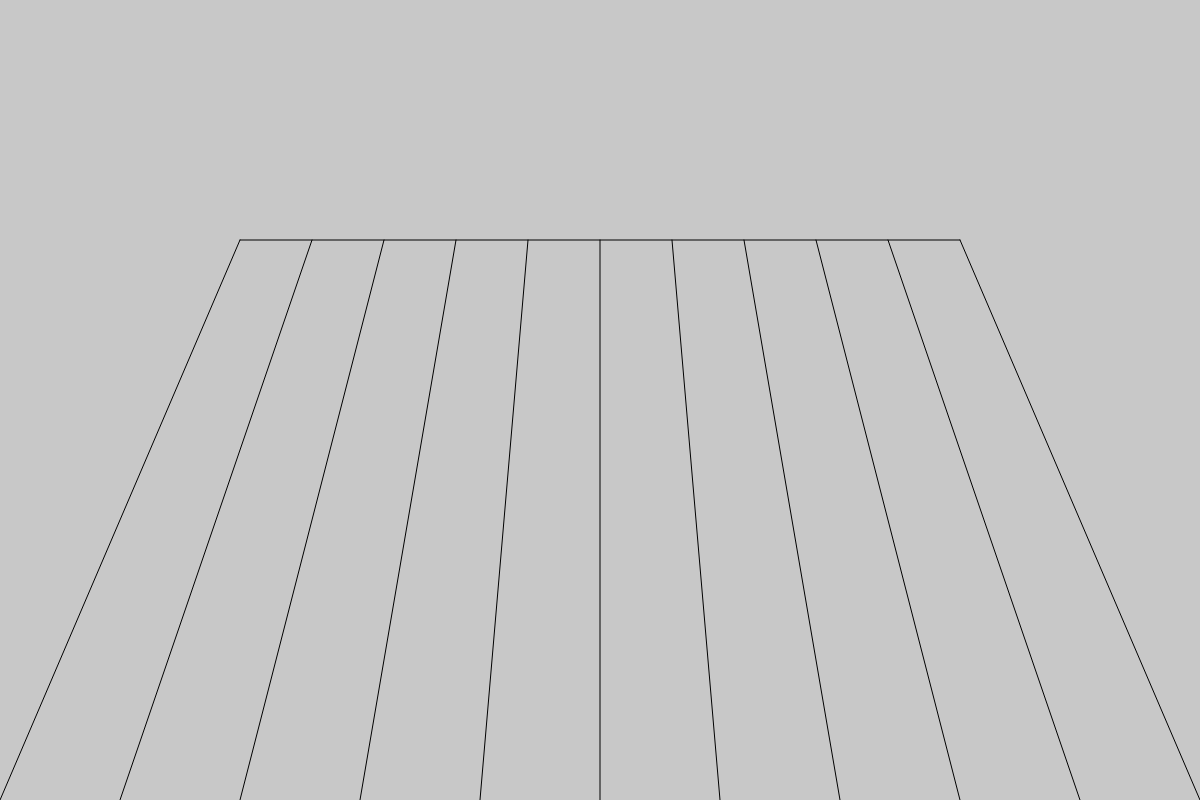
Frame 1 (no input)
Frame 60 (no input): identical to frame 1, image omitted
Frame 120 (the mouse pressed at the canvas centre since frame 60): identical to frame 1, image omitted

The p5.js sketch that drew this single still picture (run headless with seeded random() and noise() and a simulated clock; from frame 60 on, the mouse is pressed at the canvas centre):

// p5.js sketch
// ── sketch.js
let s;
let BG = 200;

//generating a seed that updates avery 30 sec
let seed = Math.floor(Date.now() / 5000);
console.log(seed);
let BUILD_HEIGHT = 0.7;
let BUILD_WIDTH = 0.6;
let LINES = 10;
setup = () => {
  s = min(windowWidth / 1.5, windowHeight);
  createCanvas(s * 1.5, s);
  angleMode(DEGREES);
  rectMode(RADIUS);
  randomSeed(seed);
  noiseSeed(seed);
};

draw = () => {
  background(BG);
  translate(width / 2, height);
  line(
    (-BUILD_WIDTH * width) / 2,
    -BUILD_HEIGHT * height,
    (BUILD_WIDTH * width) / 2,
    -BUILD_HEIGHT * height
  );
  let upstep = (BUILD_WIDTH * width) / LINES;
  let downstep = width / LINES;
  for (let l = 0; l <= LINES; l++) {
    line(
      l * upstep + (-BUILD_WIDTH * width) / 2,
      -BUILD_HEIGHT * height,
      l * downstep - width / 2,
      0
    );
  }
};

windowResized = () => {
  s = min(windowWidth / 1.5, windowHeight);
  resizeCanvas(s * 1.5, s);
};
